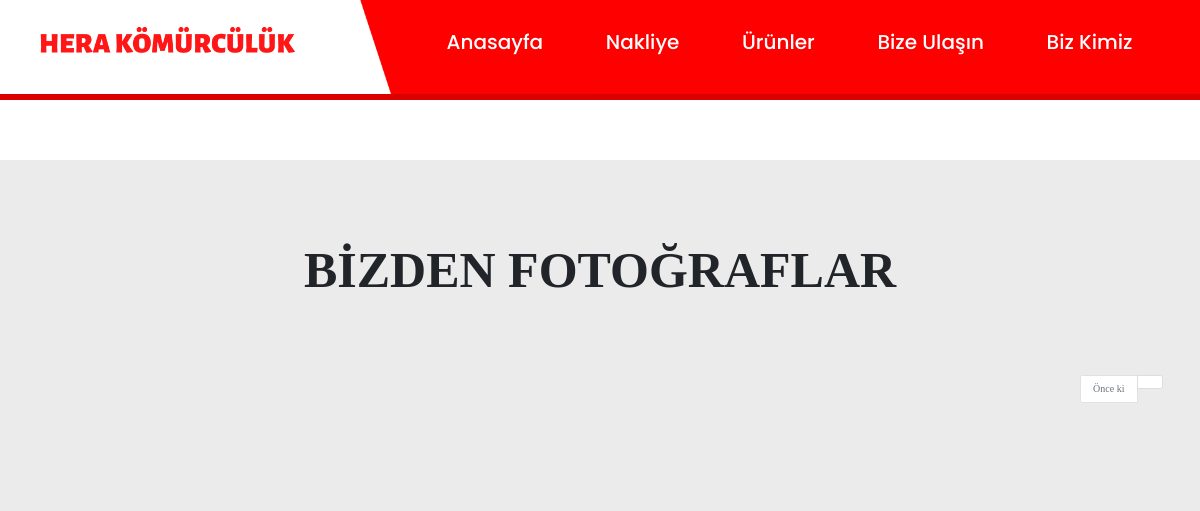
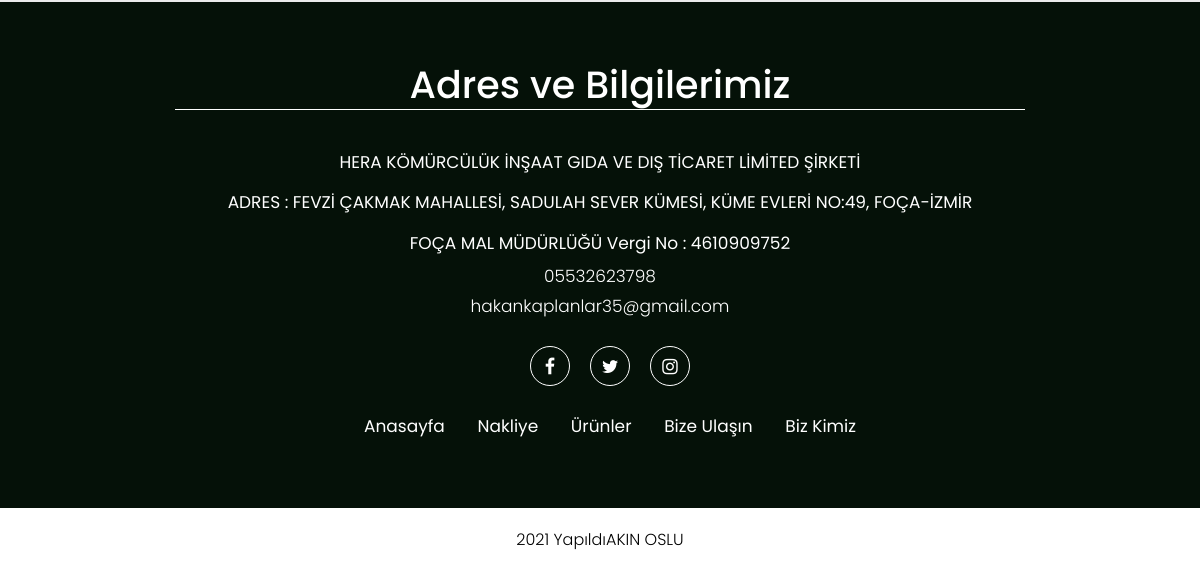
/special/, run on an earlier commit of the app's database (2 pictures, top to bottom).
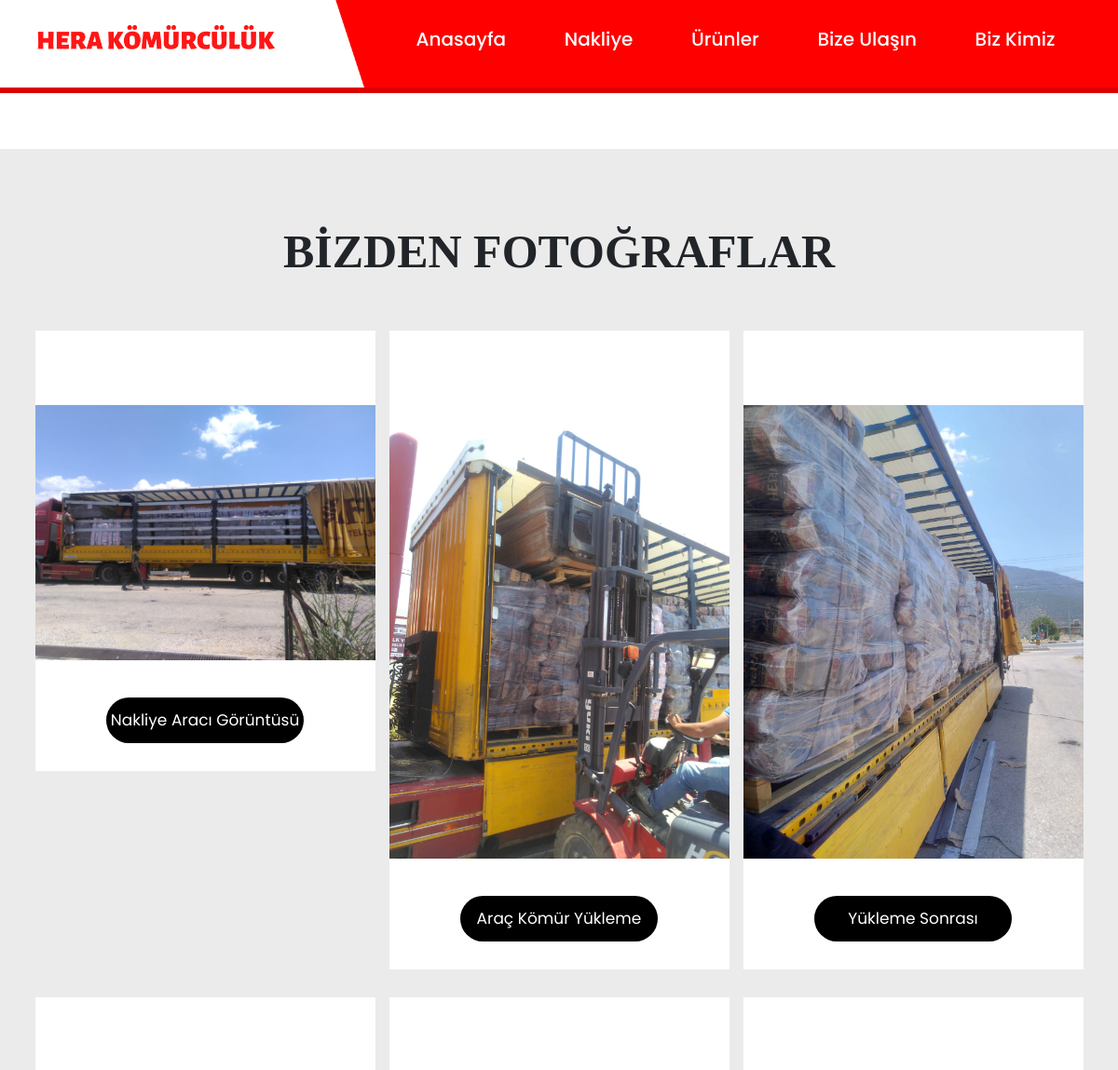
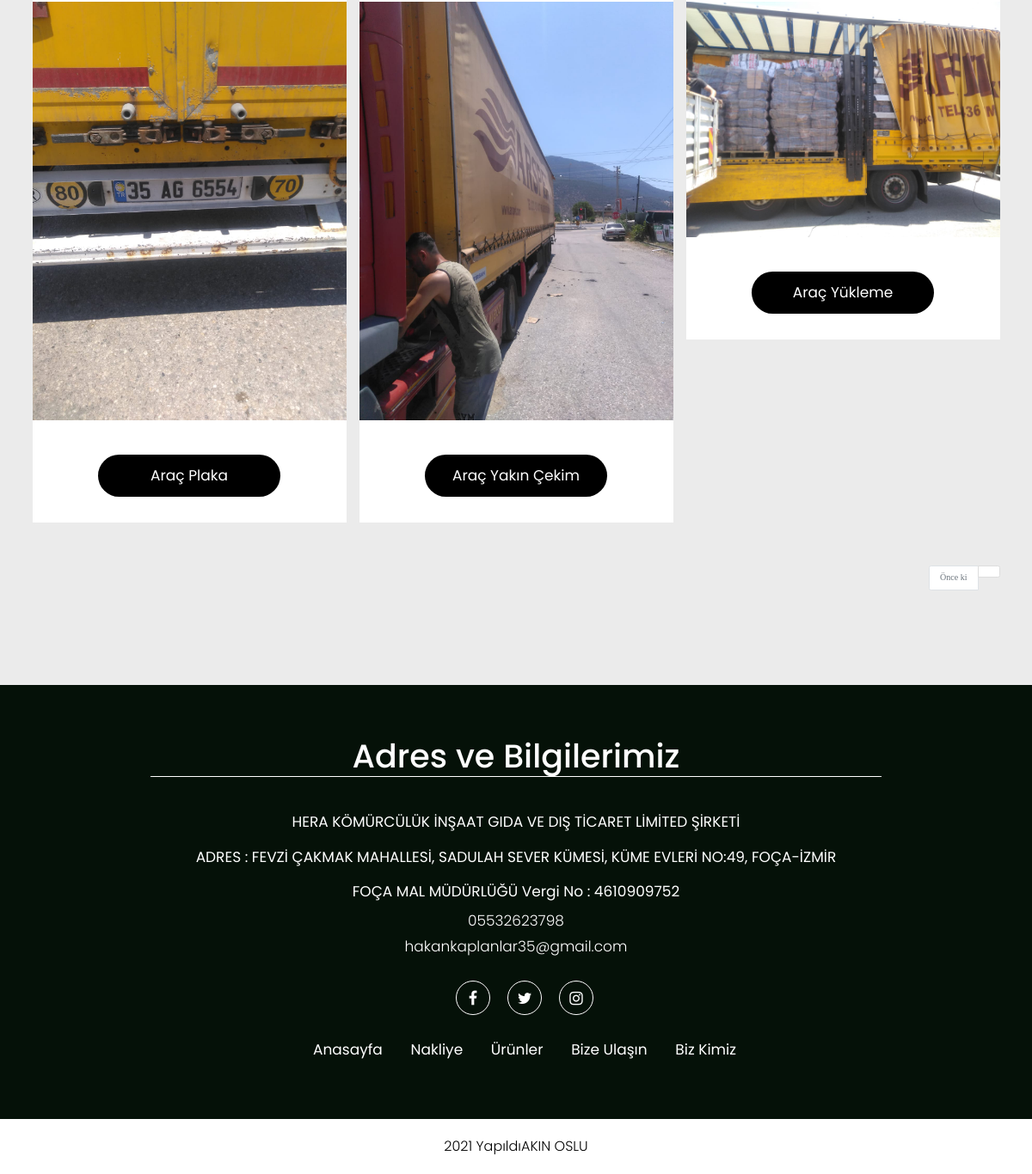
And on a later commit of the database (2 pictures, top to bottom).
### herapp/models.py (models this page shows, shortened)
class NakliyeFoto(models.Model):
    resim = models.ImageField(upload_to='images')
    resim_adi = models.CharField(max_length=60)
    class Meta:
        verbose_name = 'NakliyeResim'
        verbose_name_plural = 'NakliyeResimleri'

### herapp/views.py (the view)
# urls.py: path('special/', special, name="special"),
def special(request):
    fotooooo = NakliyeFoto.objects.all()
    context= {
        'fotooooo':fotooooo
    }
    return render(request, "ev/special.html",context)

### herapp/templates/ev/special.html (shortened to what this page needs)
{%extends 'base.html'%}{%load static%}
{%block brand%} <div class="brand">
    <div class="brand-bg">
        <div class="container">
            <center>
                <div class="container">
                    <div class="row">
                        <div class="col-md-12">
                            <div class="titlepage">
                                <h2>BİZDEN FOTOĞRAFLAR</h2>
                            </div>
                        </div>
                    </div>
                </div>
            </center>
            <div class="row">
                {%for fotooooos in fotooooo%}
                <div class="col-xl-4 col-lg-4 col-md-4 col-sm-6 margin">
                    <div class="brand_box">
                        {%if fotooooo%}
                        <a href="{{ fotooooos.resim.url }}" class="swipebox" >
                            <img src="{{ fotooooos.resim.url }}" alt="images" /> {% endif %}
                        </a>
                        <div class="row">
                            <div class="col-md-12 ">
                                <a class="read-more " href="{%url 'contact'%} ">{{fotooooos.resim_adi | safe | truncatechars_html:28}}</a>
                            </div>
                            <br>
                        </div>
                    </div>
                </div>
                {%endfor%}
                <br> <br> <br>
                <nav aria-label="Page navigation example">
                     <ul class="pagination justify-content-end">
                        {%if urunler.has_previous%}
                        <li class="page-item">
                            <a class="page-link" href="?sayfa={{urunler.previous_page_number}}" tabindex="-1">Önceki Sayfa</a>
                        </li>{%else%}
                        <li class="page-item disabled">
                            <a class="page-link" href="#" tabindex="-1">Önce ki</a>
                        </li> {%endif%}
                        <li class="page-item"><a class="page-link" href="#">{{urunler.number}}</a></li>
                    </ul>
                </nav>
            </div>
        </div>
    </div> {%endblock%}
{%block footer%}
<footer>
    <div id="contact" class="footer">
        <div class="container">
            <div class="row pdn-top-30">
                <div class="col-md-12 ">
                    <div class="footer-box">
                        <div class="headinga">
                                <h3>Adres ve Bilgilerimiz</h3>
                                <span>HERA KÖMÜRCÜLÜK İNŞAAT GIDA VE DIŞ TİCARET LİMİTED ŞİRKETİ</span>
                                <span>ADRES : FEVZİ ÇAKMAK MAHALLESİ, SADULAH SEVER KÜMESİ, KÜME EVLERİ NO:49, FOÇA-İZMİR</span>
                                <span>FOÇA MAL MÜDÜRLÜĞÜ Vergi No : 4610909752 </span>
                                <p>05532623798
                                    <br>hakankaplanlar35@gmail.com</p>
                            </div>
                        <ul class="location_icon">
                            <li> <a href="#"><i class="fa fa-facebook-f"></i></a></li>
                            <li> <a href="#"><i class="fa fa-twitter"></i></a></li>
                            <li> <a href="#"><i class="fa fa-instagram"></i></a></li>
                        </ul>
                        <div class="menu-bottom">
                            <ul class="link">
                                <li><a href="{%url 'anasayfa'%}">Anasayfa</a> </li>
                                <li><a href="{%url 'special'%}">Nakliye</a></li>
                                <li><a href="{%url 'brand'%}">Ürünler</a> </li>
                                <li><a href="{%url 'contact'%}">Bize Ulaşın</a></li>
                                <li><a href="{%url 'about'%}">Biz Kimiz</a></li>
                            </ul>
                        </div>
                    </div>
                </div>
            </div>
        </div>
        <div class="copyright">
            <div class="container">
                <p>2021 Yapıldı<a href="www.google.com.tr\">AKIN OSLU</a></p>
            </div>
        </div>
    </div>
</footer>
{%endblock%}

### templates/base.html (shortened to what this page needs)
<!DOCTYPE html> {%load static%}
<html lang="tr">
<head>
    <link rel="stylesheet" href="{% static 'ev/assets/css/xd.css'%}">
    <link rel="stylesheet" href="{% static 'ev/assets/css/bootstrap.min.css'%}">
    <link rel="stylesheet" href="{% static 'ev/assets/css/stylee.css'%}">
    <link rel="stylesheet" href="{% static 'ev/assets/css/swipebox.css'%}">
    <link rel="stylesheet" href="{% static 'ev/assets/css/responsivee.css'%}">
    <link rel="stylesheet" href="{% static 'ev/assets/css/jquery.mCustomScrollbarr.min.css'%}">
    <link rel="stylesheet" href="https://netdna.bootstrapcdn.com/font-awesome/4.0.3/css/font-awesome.css">
    <link rel="stylesheet" href="https://cdnjs.cloudflare.com/ajax/libs/font-awesome/4.7.0/css/font-awesome.min.css">
    <link rel="stylesheet" href="{% static 'ev/assets/css/owl.carousell.min.css'%}">
    <link rel="stylesheet" href="{% static 'ev/assets/css/owl.theme.default.min.css'%}">
    <link href="//netdna.bootstrapcdn.com/bootstrap/3.0.3/css/bootstrap.min.css" rel="stylesheet" id="bootstrap-css">
    <link rel="stylesheet" href="https://maxcdn.bootstrapcdn.com/bootstrap/4.0.0/css/bootstrap.min.css">
    <link href="https://cdn.jsdelivr.net/npm/bootstrap@5.0.0-beta2/dist/css/bootstrap.min.css" rel="stylesheet">
    <link rel="stylesheet" href="https://cdnjs.cloudflare.com/ajax/libs/fancybox/2.1.5/jquery.fancybox.min.css" media="screen">
</head>
<body class="main-layout ">
    {% include 'components/header.html' %}
    {%block brand%} {%include 'components/brand.html'%} {%endblock%}
    {%block footer%} {%include 'components/footer.html'%} {%endblock%}
</body>
</html>

### templates/components/header.html
{%load static%}
<header>
    <div class="header" id="myHeader">
        <div class="container">
            <div class="row">
                <div class="col-xl-3 col-lg-3 col-md-3 col-sm-3 col logo_section">
                    <div class="full">
                        <div class="center-desk">
                            <div class="logo">
                                <a href="{%url 'anasayfa'%}"><img src="{% static 'ev/assets/images/heralogo1.png'%}" alt="#"></a>
                            </div>
                        </div>
                    </div>
                </div>
                <div class="col-xl-9 col-lg-9 col-md-9 col-sm-9">
                    <div class="menu-area">
                        <div class="limit-box">
                            <nav class="main-menu">
                                <ul class="menu-area-main">
                                    <li class="active">
                                        <a href="{%url 'anasayfa'%}">Anasayfa</a> </li>
                                    <li><a href="{%url 'special'%}">Nakliye</a></li>
                                    <li><a href="{%url 'brand'%}">Ürünler</a> </li>
                                    <li><a href="{%url 'contact'%}">Bize Ulaşın</a></li>
                                    <li><a href="{%url 'about'%}">Biz Kimiz</a></li>
                                </ul>
                            </nav>
                        </div>
                    </div>
                </div>
            </div>
        </div>
    </div>
</header>

### herapp/static/ev/assets/css/xd.css (style rules this page uses)
* { box-sizing: border-box; }

### herapp/static/ev/assets/css/stylee.css (style rules this page uses)
* { box-sizing: border-box !important; transition: ease all 0.5s; }
html { scroll-behavior: smooth; }
body { color: #666666; font-size: 20px; font-family: poppins; line-height: 1.80857; font-weight: normal; overflow-x: hidden; }
a { color: #1f1f1f; text-decoration: none !important; outline: none !important; -webkit-transition: all .3s ease-in-out; -moz-transition: all .3s ease-in-out; -ms-transition: all .3s ease-in-out; -o-transition: all .3s ease-in-out; transition: all .3s ease-in-out; }
h1, h2, h3, h4, h5, h6 { letter-spacing: 0; font-weight: normal; position: relative; padding: 0 0 10px 0; font-weight: normal; line-height: normal; color: #111111; margin: 0 }
h2 { font-size: 22px }
h3 { font-size: 18px }
*, *::after, *::before { -webkit-box-sizing: border-box; -moz-box-sizing: border-box; box-sizing: border-box; }
ul, li, ol { margin: 0px; padding: 0px; list-style: none; }
p { margin: 0px; font-weight: 300; font-size: 25px; line-height: 24px; }
a { color: #222222; text-decoration: none; outline: none !important; }
a, .btn { text-decoration: none !important; outline: none !important; -webkit-transition: all .3s ease-in-out; -moz-transition: all .3s ease-in-out; -ms-transition: all .3s ease-in-out; -o-transition: all .3s ease-in-out; transition: all .3s ease-in-out; }
img { max-width: 100%; height: auto; }
.full { float: left; width: 100%; }
.full { width: 100%; float: left; margin: 0; padding: 0; }
.header { font-family: poppins; padding: 10px 0px; background: url(../images/hea.png); background-repeat: no-repeat; background-size: 100% 100%; background-position: center center; }
.logo { float: left; position: relative; padding-top: 11px; }
nav.main-menu { float: right; margin-left: 0; }
.menu-area-main li.active a { color: #fff; }
.main-menu { text-align: center; }
.main-menu ul { margin: 0; list-style-type: none; margin-bottom: 10px; }
.main-menu ul>li { display: inline-block; position: relative; }
.main-menu ul>li a { line-height: 20px; font-size: 20px; display: block; font-weight: 500; color: #fff; padding: 22px 30px; }
.main-menu ul li:first-child { margin-left: 0; }
.main-menu ul>li { position: inherit; display: inline-block; vertical-align: middle; }
.brand { padding-top: 60px; border-top: #db0000 solid 6px; }
.brand-bg { background: #ebebeb; padding: 90px 0px; font-family: Myriad Pro; }
.margin { margin-bottom: 30px; }
.brand-bg .brand_box { background: #fff; text-align: center; padding: 80px 0px 30px 0px; }
.read-more { font-family: poppins; max-width: 212px; margin: 0 auto; margin-top: 0px; display: block; background: rgb(0, 0, 0); color: #fff !important; padding: 12px 0px; width: 100%; font-size: 17px; text-align: center; border-radius: 32px; margin-top: 40px }
.titlepage { padding-bottom: 60px; }
.titlepage h2 { font-size: 50px; line-height: 40px; font-weight: bold; padding: 0; }
.pdn-top-30 { padding-top: 60px; }
.footer { background-color: #051108; text-align: center; font-family: poppins; }
.footer .headinga h3 { font-size: 38px; display: block; color: #fff; max-width: 850px; padding-bottom: 1px; border-bottom: #fff solid 1px; text-align: center; margin: 0 auto; margin-bottom: 0px; margin-bottom: 30px; }
.footer .headinga span { font-size: 17px; display: block; color: #fff; padding-top: 10px; padding-bottom: 5px; }
.footer .headinga p { font-size: 17px; display: block; color: #fff; line-height: 30px; }
ul.link li { display: inline-block; padding: 8px 15px; }
ul.link li a { color: #fff; font-size: 17px; }
ul.location_icon { list-style: none; display: flex; justify-content: center; flex-wrap: wrap; padding-top: 5px; }
ul.location_icon li { float: left; height: 60px; color: #fff; display: flex; flex-wrap: wrap; align-items: center; padding-right: 20px; }
ul.location_icon li:last-child { padding-right: 0px; }
ul.location_icon li a { color: #fff; width: 40px; height: 40px; border: solid #fff 1px; float: left; text-align: center; line-height: 40px; border-radius: 100%; font-size: 18px; }
.copyright { background: #fff; padding: 20px 0px 20px 0; margin-top: 50px; }
.copyright p { color: #000; font-size: 16px; text-align: center; text-align: center; margin: 0 auto; }
.copyright a { color: #000; }

What changed in the data, as far as the page shows it:
added NakliyeFoto: resim (picture), resim_adi "Nakliye Aracı Görüntüsü"
added NakliyeFoto: resim (picture), resim_adi "Araç Kömür Yükleme"
added NakliyeFoto: resim (picture), resim_adi "Yükleme Sonrası"
added NakliyeFoto: resim (picture), resim_adi "Araç Plaka"
added NakliyeFoto: resim (picture), resim_adi "Araç Yakın Çekim"
added NakliyeFoto: resim (picture), resim_adi "Araç Yükleme"
